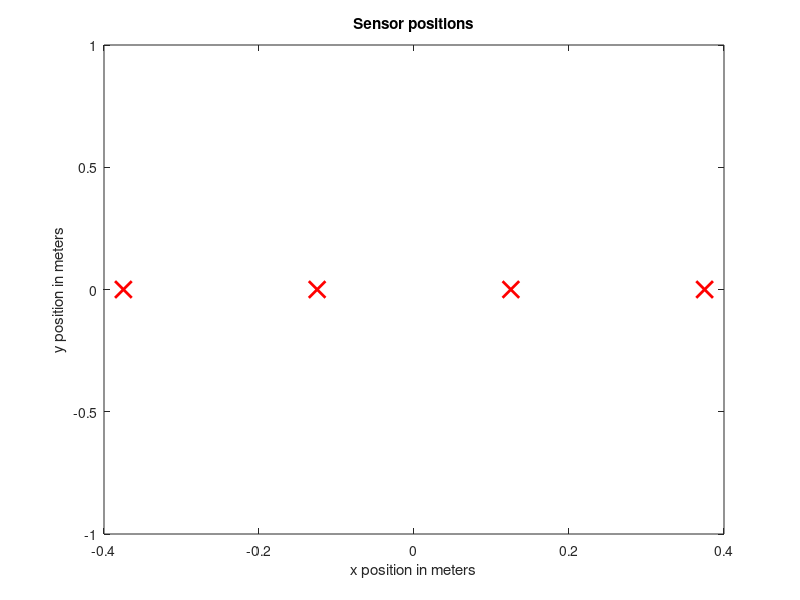
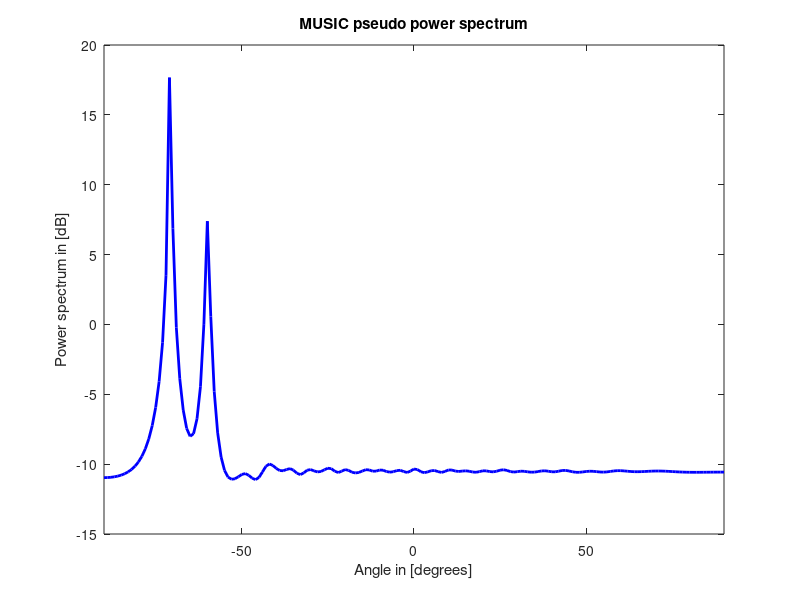

Write MATLAB code to recreate these figures, in order. (Note: this script raises an error after producing the figures.)
clear all;close all;
%% Load data
A = load('Observation_wb.mat');
X = A.X;
fs =A.fs;
%soundsc(real(X(:,1)),fs);
nSensors = size(X,2);
J = nSensors;
senDist = 0.25;
c = 340;
n_source = 2;
Index = linspace(0,J-1,J);
p = [(-(J-1)/2 + Index.')*senDist,zeros(J,1)];             % size 6*2
linspec = {'rx','MarkerSize',12,'LineWidth',2};
figure
plot(p(:,1),p(:,2),linspec{:});  
title('Sensor positions');
xlabel('x position in meters');
ylabel('y position in meters');
disp('The four microphones are ready !');
%% STFT
%frLen = 2048;
frLen = 1024;
nostft = 2*frLen;
overLapFac = 0.75;
%overLapFac = 0;

noFrame = floor((size(X,1)-frLen)./((1-overLapFac)*frLen));
xframe = zeros(frLen,J,noFrame);
Xstft = zeros(nostft,J,noFrame);
shift = (1-overLapFac)*frLen;
for frIdx =1:noFrame
    if frIdx == 1
        xframe(:,:,frIdx) = X(1:frLen,:);%gengjh extract the first frame,index 1 to 128
        st = 1;
        ed = frLen;
    else
        st = (frIdx-1)*shift+1;
        ed = st+frLen-1;%gengjh ed - st = 127
        xframe(:,:,frIdx) = X(st:ed,:);%gengjh extract every 128 points
    end
    win = hamming(frLen);
    for senIdx = 1:J
        xframe(:,senIdx,frIdx)= xframe(:,senIdx,frIdx).*win;  % windowing %gengjh we must make sure the dimension between xframe and hamming is the same
    end
    Xstft(:,:,frIdx) = fft(xframe(:,:,frIdx),nostft);    
end
%% DOA
noFreq = nostft/2-1;
f_c = fs*(1:nostft/2)/nostft;

Fre_X = Xstft(1:noFreq,:,:);
P_music = 0;
% P_pm = 0;
theta = -90:1:90;
v = [sin(theta*pi/180);-cos(theta*pi/180)];       % size 2*721
for freqIdx = 1:noFreq
R_x = squeeze(Fre_X(freqIdx,:,:))*squeeze(Fre_X(freqIdx,:,:))'./noFrame;   
a_theta = exp(-1j*2*pi*f_c(freqIdx)*(p*v)./c);             % steer vector(match weights) 6*721
[U ,eigval] = eig(R_x);                             % the columns of U is the corresponding eigenvectors                                                    % and eigval is a diagonal matrix of eigenvalues
[eigval,index]  = sort(diag(eigval),1,'descend');   % eigval size is 6*1, the index in descend order
U   = U(:,index);                                   % descend the eigenvectors
Us  = U(:,1:n_source);                              % signal subspace
Un  = U(:,n_source+1:J);                            % noise subspace 6*4
P_music = P_music + diag(a_theta'*(Un*Un')*a_theta);
% P_pm = P_pm + diag(a_theta'*R_x*a_theta)./J; 
end
P_sm = noFrame./P_music;          % pseudo power 721*1
figure
linspec = {'b-','LineWidth',2};
plot(theta, 10*log10(abs(P_sm)), linspec{:});
title('MUSIC pseudo power spectrum')
xlabel('Angle in [degrees]');
ylabel('Power spectrum in [dB]');
xlim([-90,90]);
           
% figure
% linspec = {'b-','LineWidth',2};
% plot(theta, 10*log10(abs(P_pm)), linspec{:});
% xlim([-90,90]);

%% Find the local and global maximum
P_middle = abs(P_sm(2:end-1));
P_front = abs(P_sm(1:end-2));
P_back = abs(P_sm(3:end));
logic_front = (P_middle - P_front)>0;
logic_back = (P_middle - P_back)>0;
logic = logic_front & logic_back;
P_middle(~logic) = min(P_middle);
P_local = [abs(P_sm(1));P_middle;abs(P_sm(end))];
[~,doa_Idx] = maxk(P_local,n_source);
doa = theta(doa_Idx);
[~,minIdx] = min(abs(doa));
doa_source = doa(minIdx);
[~,maxIdx] = max(abs(doa));
interfer = doa(maxIdx);
disp(['The desired source DOA with MUSIC is: ',num2str(doa_source),' deg']);
disp(['The interfering DOA with MUSIC is: ',num2str(interfer),' deg']);

%% Null-steering
nfft = size(X,1);
Freq_X = fft(X,nfft);
F1 = fs*(1:nfft/2)/nfft;
F2 = flip(F1(1:nfft/2-1));
F= [0,F1,-F2];
v = [sin(interfer*pi/180);-cos(interfer*pi/180)]; 
compensate_matrix = zeros(nfft,J);
for freqIdx = 1:nfft
    compensate_matrix(freqIdx,:) = exp(1j*2*pi*F(freqIdx)*(p*v)./c); 
end
comp_Freq_X = Freq_X.*compensate_matrix;
compensate_X = ifft(comp_Freq_X);
Block_vector = zeros(J,1);
Block_vector(1:2) = [1,-1];
Align_out = compensate_X*Block_vector;
%Align_out= compensate_X(:,1)-compensate_X(:,2);
soundsc(real(Align_out(:,1)),fs);

